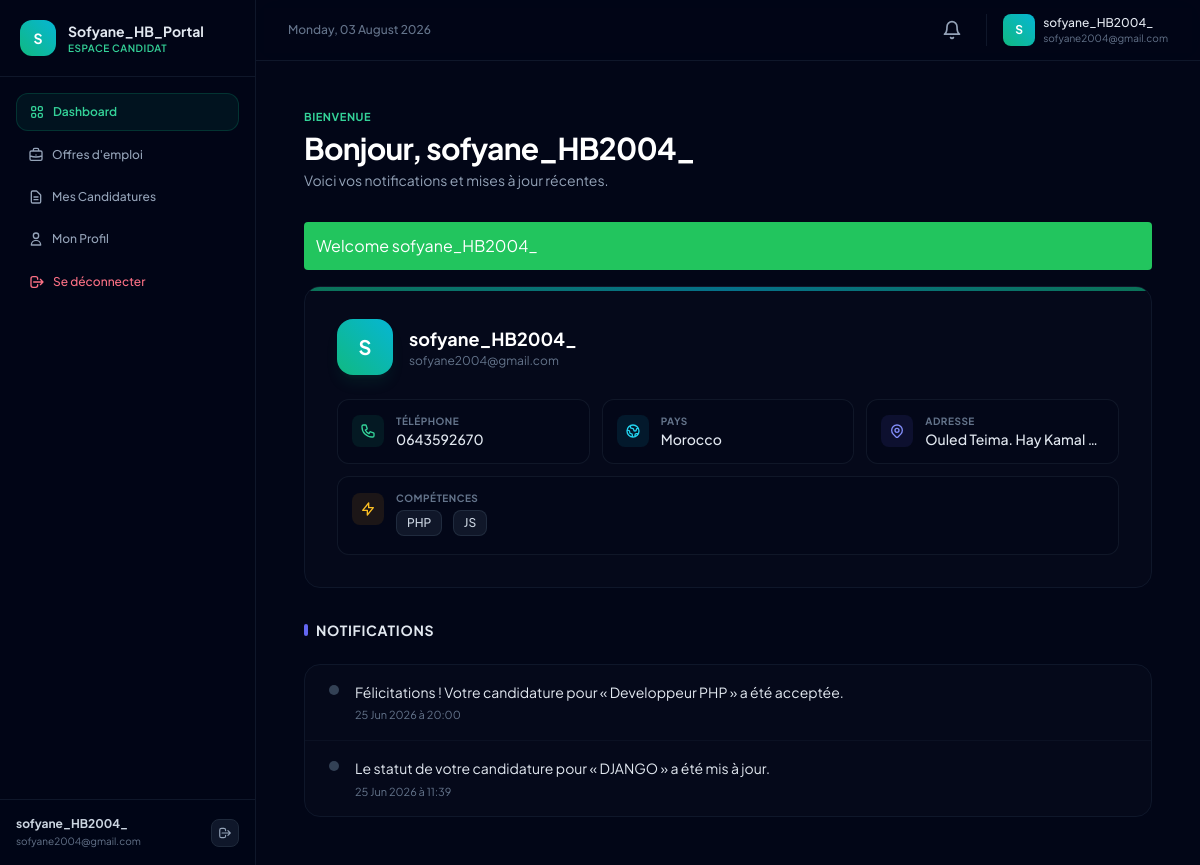
The app's page /candidate/dashboard.php (signed in) with its own data.
### tables this page shows
CREATE TABLE `users` (
  `id` int(11) NOT NULL,
  `full_name` varchar(100) DEFAULT NULL,
  `email` varchar(150) DEFAULT NULL,
  `password` varchar(255) DEFAULT NULL,
  `google_id` varchar(255) DEFAULT NULL,
  `phone` varchar(50) DEFAULT NULL,
  `address` text DEFAULT NULL,
  `country` varchar(100) DEFAULT NULL,
  `skills` text DEFAULT NULL,
  `created_at` timestamp NOT NULL DEFAULT current_timestamp(),
  `role` enum('candidate','company','admin') DEFAULT 'candidate'
);

CREATE TABLE `notifications` (
  `id` int(11) NOT NULL,
  `user_id` int(11) NOT NULL,
  `message` text NOT NULL,
  `type` varchar(50) DEFAULT 'status_change',
  `link` varchar(255) DEFAULT NULL,
  `is_read` tinyint(1) DEFAULT 0,
  `created_at` timestamp NOT NULL DEFAULT current_timestamp()
);

### candidate/dashboard.php (the view, shortened to what this page needs)
<?php
require_once "../config/db.php";
require_once "../includes/functions.php";
$user_id = $_SESSION['user_id'];
$stmt = $pdo->prepare("SELECT full_name, email, phone, address, country, skills FROM users WHERE id = ? LIMIT 1");
$stmt->execute([$user_id]);
$user = $stmt->fetch(PDO::FETCH_ASSOC) ?: ['full_name' => 'Candidate', 'email' => '', 'phone' => '', 'address' => '', 'country' => '', 'skills' => ''];
$stmt = $pdo->prepare("
    SELECT id, message, is_read, created_at
    FROM notifications
    WHERE user_id = ?
    ORDER BY created_at DESC
");
$stmt->execute([$user_id]);
$notifications = $stmt->fetchAll(PDO::FETCH_ASSOC);
?>
<!DOCTYPE html>
<html lang="fr">
<head>
    <script src="https://cdn.tailwindcss.com"></script>
</head>
<body class="flex bg-slate-950 text-slate-100 min-h-screen">
    <aside class="w-64 border-r border-slate-900 bg-slate-950/40 h-screen fixed flex flex-col justify-between z-40">
        <div>
            <div class="p-5 flex items-center gap-3 border-b border-slate-900">
                <div class="w-9 h-9 bg-gradient-to-tr from-emerald-500 to-cyan-500 text-white flex items-center justify-center font-bold text-sm rounded-xl">
                    <?= strtoupper(substr($user['full_name'], 0, 1)) ?>
                </div>
                <div>
                    <div class="font-bold text-sm text-slate-200">Sofyane_HB_Portal</div>
                    <div class="text-[10px] text-emerald-400 font-semibold uppercase tracking-wider">Espace Candidat</div>
                </div>
            </div>
            <nav class="p-4 space-y-1.5 text-xs font-medium">
                <a href="dashboard.php" class="flex items-center px-3 py-2.5 bg-emerald-600/10 border border-emerald-500/20 text-emerald-400 rounded-xl font-semibold">
                    Dashboard
                </a>
                <a href="../jobs/index.php" class="flex items-center px-3 py-2.5 text-slate-400 hover:text-slate-200 hover:bg-slate-900/40 rounded-xl transition">
                    Offres d'emploi
                </a>
                <a href="applications.php" class="flex items-center px-3 py-2.5 text-slate-400 hover:text-slate-200 hover:bg-slate-900/40 rounded-xl transition">
                    <svg class="w-4 h-4 mr-2" fill="none" stroke="currentColor" viewBox="0 0 24 24"><path stroke-linecap="round" stroke-linejoin="round" stroke-width="2" d="M9 12h6m-6 4h6m2 5H7a2 2 0 01-2-2V5a2 2 0 012-2h5.586a1 1 0 01.707.293l5.414 5.414a1 1 0 01.293.707V19a2 2 0 01-2 2z"/></svg>
                    Mes Candidatures
                </a>
                <a href="profile.php" class="flex items-center px-3 py-2.5 text-slate-400 hover:text-slate-200 hover:bg-slate-900/40 rounded-xl transition">
                    <svg class="w-4 h-4 mr-2" fill="none" stroke="currentColor" viewBox="0 0 24 24"><path stroke-linecap="round" stroke-linejoin="round" stroke-width="2" d="M16 7a4 4 0 11-8 0 4 4 0 018 0zM12 14a7 7 0 00-7 7h14a7 7 0 00-7-7z"/></svg>
                    Mon Profil
                </a>
               <a href="../auth/logout.php" class="flex items-center px-3 py-2.5 text-rose-400 hover:text-rose-300 hover:bg-rose-950/20 border border-transparent hover:border-rose-900/40 rounded-xl transition mt-4">
                    <svg class="w-4 h-4 mr-2" fill="none" stroke="currentColor" viewBox="0 0 24 24"><path stroke-linecap="round" stroke-linejoin="round" stroke-width="2" d="M17 16l4-4m0 0l-4-4m4 4H7m6 4v1a3 3 0 01-3 3H6a3 3 0 01-3-3V7a3 3 0 013-3h4a3 3 0 013 3v1"/></svg>
                    Se déconnecter
                </a>
            </nav>
        </div>
        <div class="p-4 border-t border-slate-900 flex items-center justify-between gap-2 bg-slate-950/20">
            <div class="min-w-0 flex-1">
                <div class="text-xs font-bold text-slate-300 truncate"><?= htmlspecialchars($user['full_name']) ?></div>
                <div class="text-[10px] text-slate-500 truncate mt-0.5"><?= htmlspecialchars($user['email']) ?></div>
            </div>
            <a href="../auth/logout.php" title="Déconnexion" class="p-1.5 rounded-lg bg-slate-900 border border-slate-800 text-slate-400 hover:text-rose-400 hover:border-rose-900/50 transition shrink-0">
                <svg class="w-3.5 h-3.5" fill="none" stroke="currentColor" viewBox="0 0 24 24"><path stroke-linecap="round" stroke-linejoin="round" stroke-width="2" d="M17 16l4-4m0 0l-4-4m4 4H7m6 4v1a3 3 0 01-3 3H6a3 3 0 01-3-3V7a3 3 0 013-3h4a3 3 0 013 3v1"/></svg>
            </a>
        </div>
    </aside>
    <main class="ml-64 flex-1">
        <nav class="border-b border-slate-900 bg-slate-950/40 backdrop-blur-md sticky top-0 z-30">
            <div class="flex items-center justify-between px-8 py-3">
                <div class="text-xs text-slate-500 font-medium">
                    <?= date('l, d F Y') ?>
                </div>
                <div class="flex items-center gap-4">
                    <div class="relative">
                        <button onclick="toggleNotifDropdown()" class="relative p-2 text-slate-400 hover:text-slate-200 transition rounded-lg hover:bg-slate-900/40">
                            <svg xmlns="http://www.w3.org/2000/svg" width="20" height="20" viewBox="0 0 24 24" fill="none" stroke="currentColor" stroke-width="2" stroke-linecap="round" stroke-linejoin="round">
                                <path d="M6 8a6 6 0 0 1 12 0c0 7 3 9 3 9H3s3-2 3-9"></path>
                                <path d="M10.3 21a1.94 1.94 0 0 0 3.4 0"></path>
                            </svg>
                        </button>
                    </div>
                    <div class="flex items-center gap-2 pl-4 border-l border-slate-900">
                        <div class="w-8 h-8 bg-gradient-to-tr from-emerald-500 to-cyan-500 text-white flex items-center justify-center font-bold text-xs rounded-lg">
                            <?= strtoupper(substr($user['full_name'], 0, 1)) ?>
                        </div>
                        <div class="hidden md:block">
                            <div class="text-xs font-medium text-slate-200"><?= htmlspecialchars($user['full_name']) ?></div>
                            <div class="text-[10px] text-slate-500"><?= htmlspecialchars($user['email']) ?></div>
                        </div>
                    </div>
                </div>
            </div>
        </nav>
        <div class="p-8 md:p-12 max-w-5xl">
            <div class="mb-8">
                <div class="text-[11px] font-bold uppercase tracking-wider text-emerald-400 mb-1">Bienvenue</div>
                <h1 class="text-2xl md:text-3xl font-bold tracking-tight text-white">Bonjour, <?= htmlspecialchars($user['full_name']) ?></h1>
                <p class="text-slate-400 text-xs md:text-sm mt-1">Voici vos notifications et mises à jour récentes.</p>
            </div>
            <div class="bg-slate-900/20 border border-slate-900 rounded-2xl p-6 md:p-8 mb-8 relative overflow-hidden">
                <div class="absolute top-0 left-0 w-full h-1 bg-gradient-to-r from-emerald-500 via-cyan-500 to-emerald-500 opacity-60"></div>
                <div class="flex items-center gap-4 mb-6">
                    <div class="w-14 h-14 bg-gradient-to-tr from-emerald-500 to-cyan-500 text-white flex items-center justify-center font-bold text-xl rounded-2xl shadow-lg shadow-emerald-500/10">
                        <?= strtoupper(substr($user['full_name'], 0, 1)) ?>
                    </div>
                    <div>
                        <h2 class="text-lg font-bold text-white"><?= htmlspecialchars($user['full_name']) ?></h2>
                        <p class="text-xs text-slate-500"><?= htmlspecialchars($user['email']) ?></p>
                    </div>
                </div>
                <div class="grid grid-cols-1 md:grid-cols-2 lg:grid-cols-3 gap-3">
                    <div class="flex items-center gap-3 bg-slate-950/50 border border-slate-800/50 rounded-xl p-3.5">
                        <div class="w-8 h-8 bg-emerald-500/10 rounded-lg flex items-center justify-center shrink-0">
                        </div>
                        <div class="min-w-0">
                            <div class="text-[10px] font-bold uppercase tracking-wider text-slate-500">Téléphone</div>
                            <div class="text-sm font-medium text-slate-200 truncate"><?= !empty($user['phone']) ? htmlspecialchars($user['phone']) : '<span class="text-slate-600 italic text-xs">Non renseigné</span>' ?></div>
                        </div>
                    </div>
                    <div class="flex items-center gap-3 bg-slate-950/50 border border-slate-800/50 rounded-xl p-3.5">
                        <div class="w-8 h-8 bg-cyan-500/10 rounded-lg flex items-center justify-center shrink-0">
                        </div>
                        <div class="min-w-0">
                            <div class="text-[10px] font-bold uppercase tracking-wider text-slate-500">Pays</div>
                            <div class="text-sm font-medium text-slate-200 truncate"><?= !empty($user['country']) ? htmlspecialchars($user['country']) : '<span class="text-slate-600 italic text-xs">Non renseigné</span>' ?></div>
                        </div>
                    </div>
                    <div class="flex items-center gap-3 bg-slate-950/50 border border-slate-800/50 rounded-xl p-3.5 md:col-span-2 lg:col-span-1">
                        <div class="w-8 h-8 bg-indigo-500/10 rounded-lg flex items-center justify-center shrink-0">
                        </div>
                        <div class="min-w-0">
                            <div class="text-[10px] font-bold uppercase tracking-wider text-slate-500">Adresse</div>
                            <div class="text-sm font-medium text-slate-200 truncate"><?= !empty($user['address']) ? htmlspecialchars($user['address']) : '<span class="text-slate-600 italic text-xs">Non renseigné</span>' ?></div>
                        </div>
                    </div>
                    <div class="flex items-start gap-3 bg-slate-950/50 border border-slate-800/50 rounded-xl p-3.5 md:col-span-2 lg:col-span-3">
                        <div class="w-8 h-8 bg-amber-500/10 rounded-lg flex items-center justify-center shrink-0 mt-0.5">
                            <svg class="w-4 h-4 text-amber-400" fill="none" stroke="currentColor" viewBox="0 0 24 24"><path stroke-linecap="round" stroke-linejoin="round" stroke-width="2" d="M13 10V3L4 14h7v7l9-11h-7z"/></svg>
                        </div>
                        <div class="min-w-0 flex-1">
                            <div class="text-[10px] font-bold uppercase tracking-wider text-slate-500 mb-1">Compétences</div>
                            <div class="text-sm font-medium text-slate-200 leading-relaxed">
                                <?php if (!empty($user['skills'])): ?>
                                    <?php
                                    $skills_array = array_filter(array_map('trim', explode(',', $user['skills'])));
                                    foreach ($skills_array as $skill):
                                    ?>
                                    <span class="inline-block bg-slate-800/50 border border-slate-700/50 text-slate-300 text-xs px-2.5 py-1 rounded-lg mr-2 mb-1"><?= htmlspecialchars(trim($skill)) ?></span>
                                    <?php endforeach; ?>
                                <?php else: ?>
                                    <span class="text-slate-600 italic text-xs">Aucune compétence renseignée</span>
                                <?php endif; ?>
                            </div>
                        </div>
                    </div>
                </div>
            </div>
            <div class="mb-6 flex items-center justify-between">
                <h2 class="text-sm font-bold uppercase tracking-wider text-slate-200 flex items-center gap-2">
                    <span class="w-1 h-3 bg-indigo-500 rounded-full"></span>
                    Notifications
                </h2>
            </div>
            <div class="bg-slate-900/20 border border-slate-900 rounded-2xl overflow-hidden">
                <?php if (empty($notifications)): ?>
                    <div class="p-12 text-center text-slate-500 text-sm">
                        <svg xmlns="http://www.w3.org/2000/svg" width="48" height="48" viewBox="0 0 24 24" fill="none" stroke="currentColor" stroke-width="1" stroke-linecap="round" stroke-linejoin="round" class="mx-auto mb-4 text-slate-700">
                            <path d="M6 8a6 6 0 0 1 12 0c0 7 3 9 3 9H3s3-2 3-9"></path>
                            <path d="M10.3 21a1.94 1.94 0 0 0 3.4 0"></path>
                        </svg>
                        <p>Aucune notification pour l'instant.</p>
                        <p class="text-xs mt-2 text-slate-600">Les notifications apparaîtront ici quand une entreprise répondra à votre candidature.</p>
                    </div>
                <?php else: ?>
                    <div class="divide-y divide-slate-900/60">
                        <?php foreach ($notifications as $notif):
                            $isUnread = !$notif['is_read'];
                            $rowClass = $isUnread ? 'notif-unread' : 'hover:bg-slate-900/30';
                        ?>
                        <div class="p-4 md:px-6 md:py-4 transition <?= $rowClass ?> flex items-start gap-4">
                            <div class="mt-1">
                                <?php if ($isUnread): ?>
                                    <div class="w-2.5 h-2.5 bg-indigo-500 rounded-full animate-pulse"></div>
                                <?php else: ?>
                                    <div class="w-2.5 h-2.5 bg-slate-700 rounded-full"></div>
                                <?php endif; ?>
                            </div>
                            <div class="flex-1 min-w-0">
                                <p class="text-sm text-slate-200 leading-relaxed <?= $isUnread ? 'font-semibold' : 'font-normal' ?>">
                                    <?= htmlspecialchars($notif['message']) ?>
                                </p>
                                <p class="text-[11px] text-slate-500 mt-1">
                                    <?= date('d M Y à H:i', strtotime($notif['created_at'])) ?>
                                </p>
                            </div>
                        </div>
                        <?php endforeach; ?>
                    </div>
                <?php endif; ?>
            </div>
        </div>
    </main>
</body>
</html>

### candidate/dashboard.php (style rules this page uses)
body { font-family: 'Plus Jakarta Sans', sans-serif; }

### records on screen
users: full_name "S", full_name "sofyane_HB2004_", email "sofyane2004@gmail.com", phone "0643592670", country "Morocco", address "Ouled Teima. Hay Kamal…", skills "PHP", skills "JS"
notifications: is_read 1 (drawn), message "Félicitations ! Votre candidature pour « Developpeur PHP » a été acceptée.", created_at "25 Jun 2026 à 20:00"
notifications: is_read 1 (drawn), message "Le statut de votre candidature pour « DJANGO » a été mis à jour.", created_at "25 Jun 2026 à 11:39"

### other values on screen
$flash['message'] "Welcome sofyane_HB2004_"
